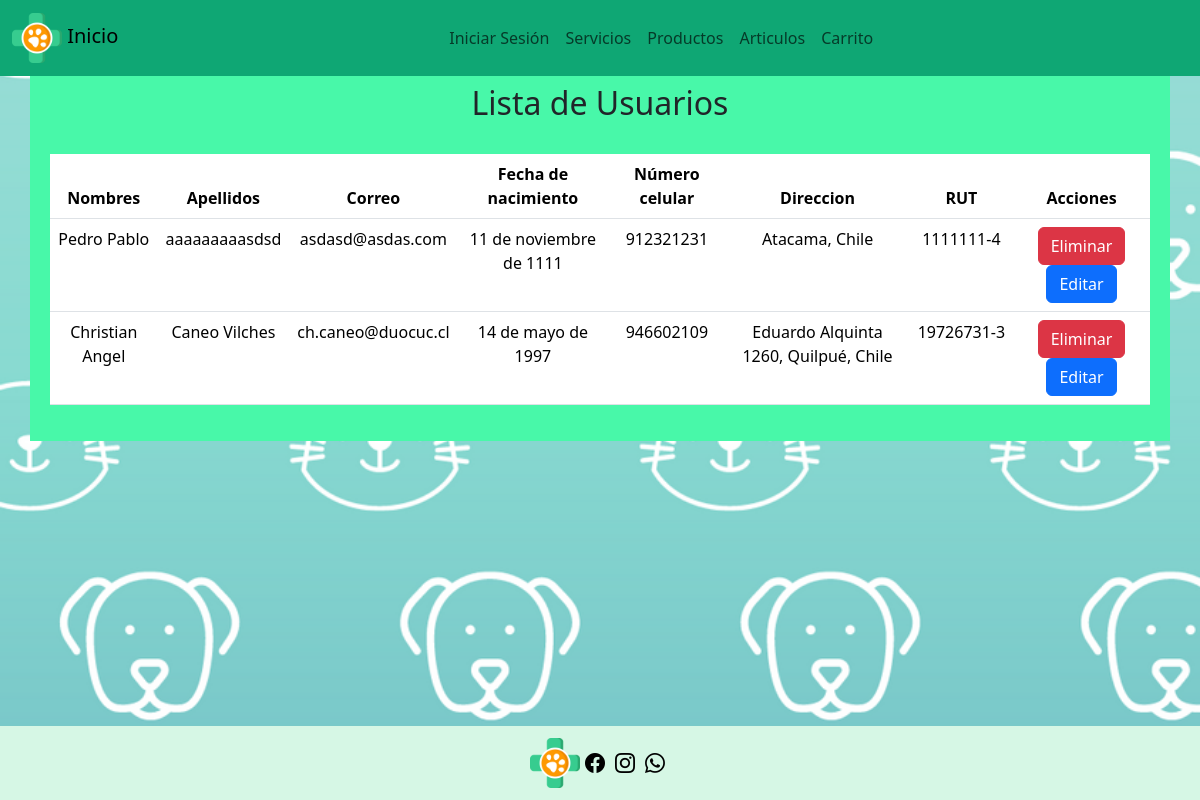
Page /crud/ on the earlier database version.
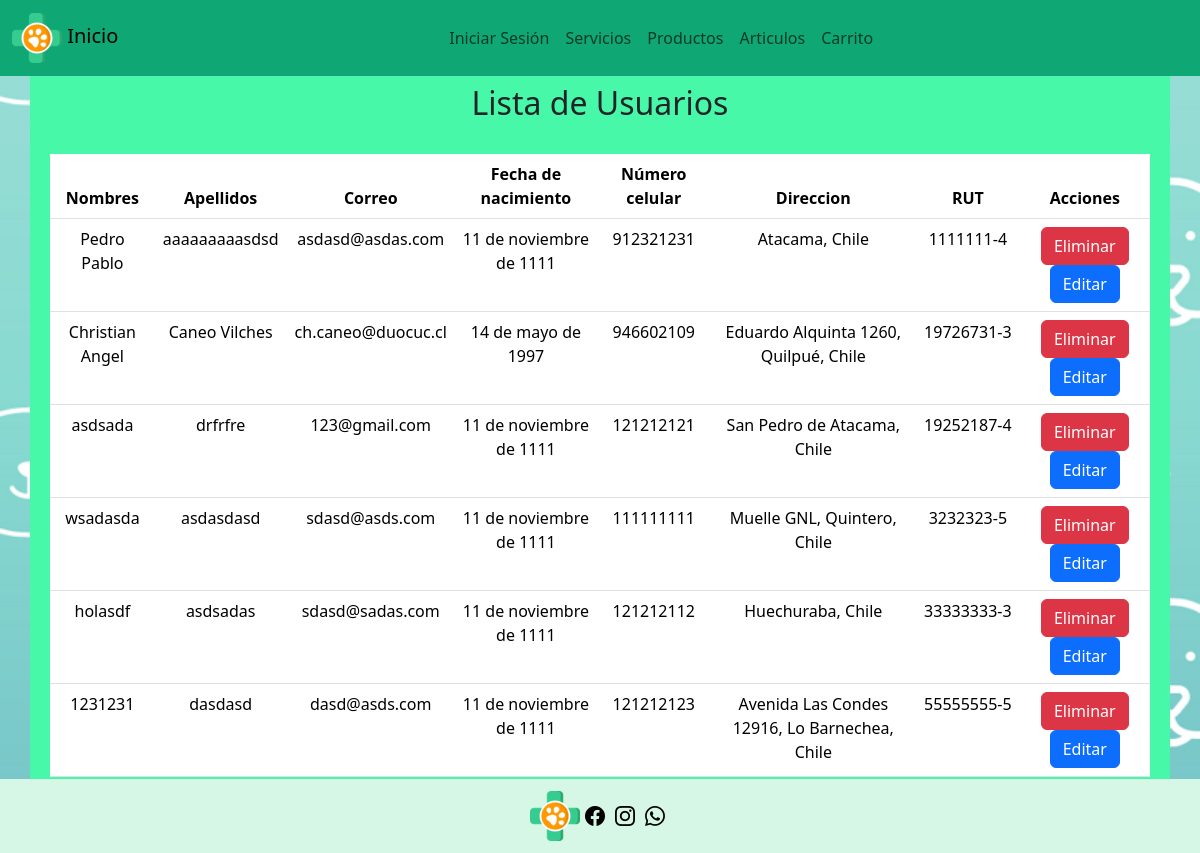
Same page on the later database version.
### veterinaria/models.py (models this page shows, shortened)
class Usuario(models.Model):
    rut = models.CharField(max_length=8, primary_key=True)
    dv = models.CharField(max_length=1)
    nombre = models.CharField(max_length=100)
    apellido = models.CharField(max_length=100)
    correo = models.EmailField(max_length=100)
    nacimiento = models.DateField()
    celular = models.CharField(max_length=15)
    direccion = models.CharField(max_length=255)
    password = models.CharField(max_length=100)

### veterinaria/views.py (the view)
# urls.py: path('crud/', views.crud, name='crud'),
def crud(request):
    usuarios = Usuario.objects.all()
    context = {"usuarios": usuarios}
    return render(request, 'veterinaria/crud.html', context)

### veterinaria/templates/veterinaria/crud.html (shortened to what this page needs)
{% extends 'veterinaria/base.html' %}
{% block content %}
<div class="container">
    <br>
    <h2>Lista de Usuarios</h2>
    <br>
    <table class="table">
        {% if usuarios %}
        <thead>
            <tr>
                <th>Nombres</th>
                <th>Apellidos</th>
                <th>Correo</th>
                <th>Fecha de nacimiento</th>
                <th>Número celular</th>
                <th>Direccion</th>
                <th>RUT</th>
                <th>Acciones</th>
            </tr>
        </thead>
        <tbody>
            {% for usuario in usuarios %}
            <tr>
                <td>{{ usuario.nombre }}</td>
                <td>{{ usuario.apellido }}</td>
                <td>{{ usuario.correo }}</td>
                <td>{{ usuario.nacimiento }}</td>
                <td>{{ usuario.celular }}</td>
                <td>{{ usuario.direccion }}</td>
                <td>{{ usuario.rut }}-{{ usuario.dv }}</td>
                <td>
                    <a href="{% url 'eliminar_usuario' pk=usuario.rut %}" class="btn btn-danger">Eliminar</a>
                    <a href="{% url 'usuarios_findEdit' pk=usuario.rut %}" class="btn btn-primary">Editar</a>
                </td>
            </tr>
            {% endfor %}
        </tbody>
        {% else %}
        <p>No hay usuarios disponibles.</p>
        {% endif %}
    </table>
</div>
{% endblock %}

Differences in the rows shown:
added Usuario: nombre "asdsada", apellido "drfrfre", correo "123@gmail.com", nacimiento "11 de noviembre de 1111", celular "121212121", direccion "San Pedro de Atacama, Chile", rut "19252187", dv "4"
added Usuario: nombre "wsadasda", apellido "asdasdasd", correo "sdasd@asds.com", nacimiento "11 de noviembre de 1111", celular "111111111", direccion "Muelle GNL, Quintero, Chile", rut "3232323", dv "5"
added Usuario: nombre "holasdf", apellido "asdsadas", correo "sdasd@sadas.com", nacimiento "11 de noviembre de 1111", celular "121212112", direccion "Huechuraba, Chile", rut "33333333", dv "3"
added Usuario: nombre "1231231", apellido "dasdasd", correo "dasd@asds.com", nacimiento "11 de noviembre de 1111", celular "121212123", direccion "Avenida Las Condes 12916, Lo Barnechea, Chile", rut "55555555", dv "5"
